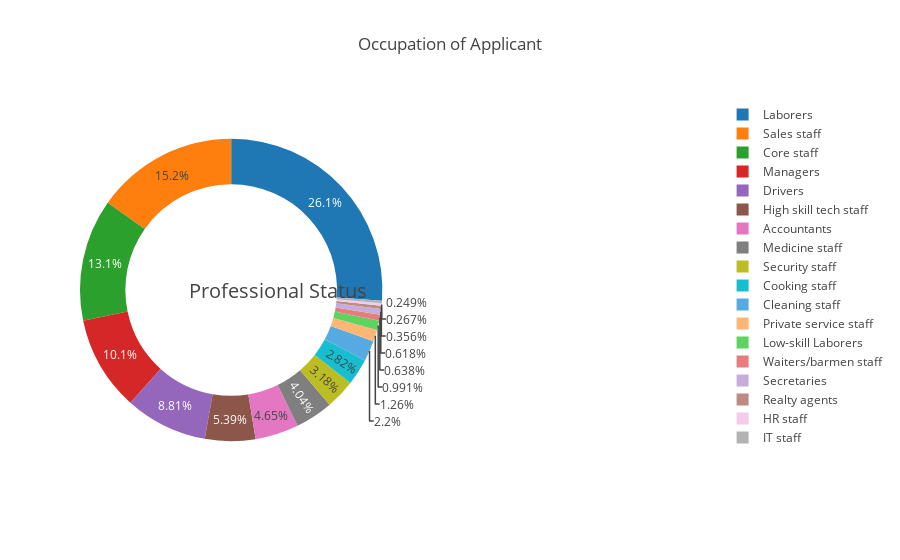

Write notebook code for a chart like this one.
### Code cell
temp = application_train["OCCUPATION_TYPE"].value_counts()
fig = {
  "data": [
    {
      "values": temp.values,
      "labels": temp.index,
      "domain": {"x": [0, .48]},
      "hole": .7,
      "type": "pie"
    },
    
    ],
  "layout": {
        "title":"Occupation of Applicant",
        "annotations": [
            {
                "font": {
                    "size": 20
                },
                "showarrow": False,
                "text": "Professional Status",
                "x": 0.17,
                "y": 0.5
            }
            
        ]
    }
}
iplot(fig, filename='donut')

### Figure 1 — Plotly figure (JSON) as saved in the notebook; plotly's stock layout.template omitted (floating-point values rounded to 4 significant figures)
{"data": [{"domain": {"x": [0, 0.48]}, "hole": 0.7, "labels": ["Laborers", "Sales staff", "Core staff", "Managers", "Drivers", "High skill tech staff", "Accountants", "Medicine staff", "Security staff", "Cooking staff", "Cleaning staff", "Private service staff", "Low-skill Laborers", "Waiters/barmen staff", "Secretaries", "Realty agents", "HR staff", "IT staff"], "type": "pie", "values": [55186, 32102, 27570, 21371, 18603, 11380, 9813, 8537, 6721, 5946, 4653, 2652, 2093, 1348, 1305, 751, 563, 526]}], "layout": {"annotations": [{"font": {"size": 20}, "showarrow": false, "text": "Professional Status", "x": 0.17, "y": 0.5}], "title": "Occupation of Applicant"}}
